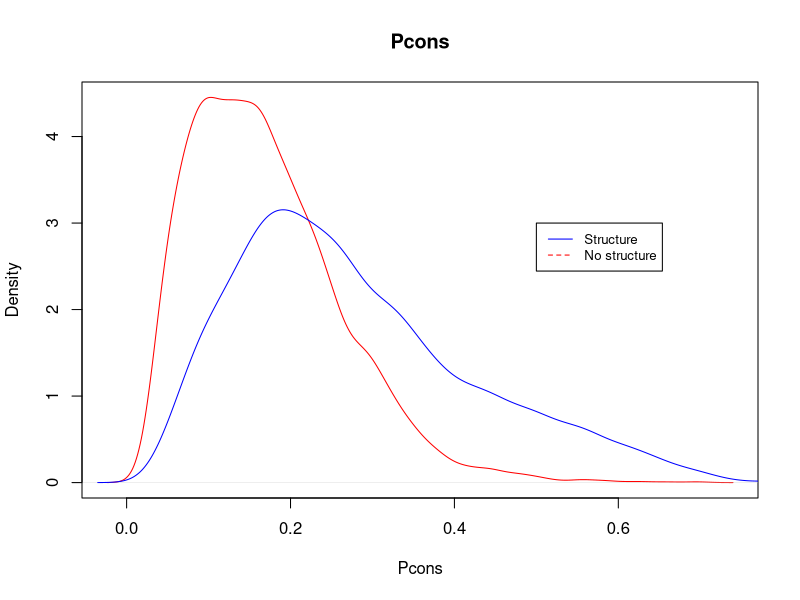
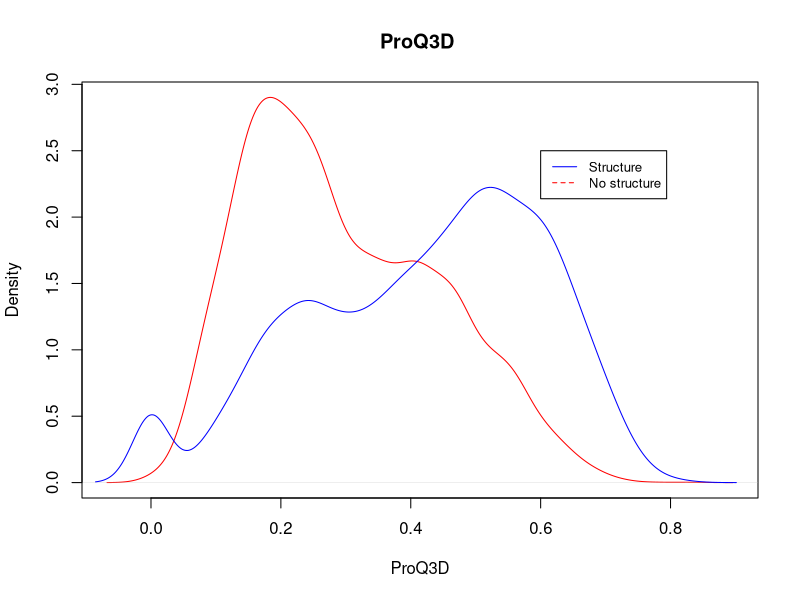
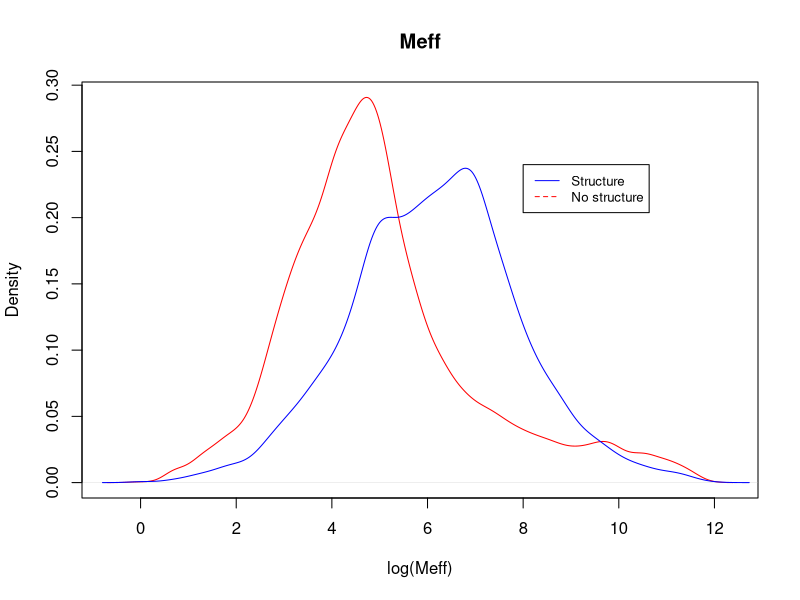
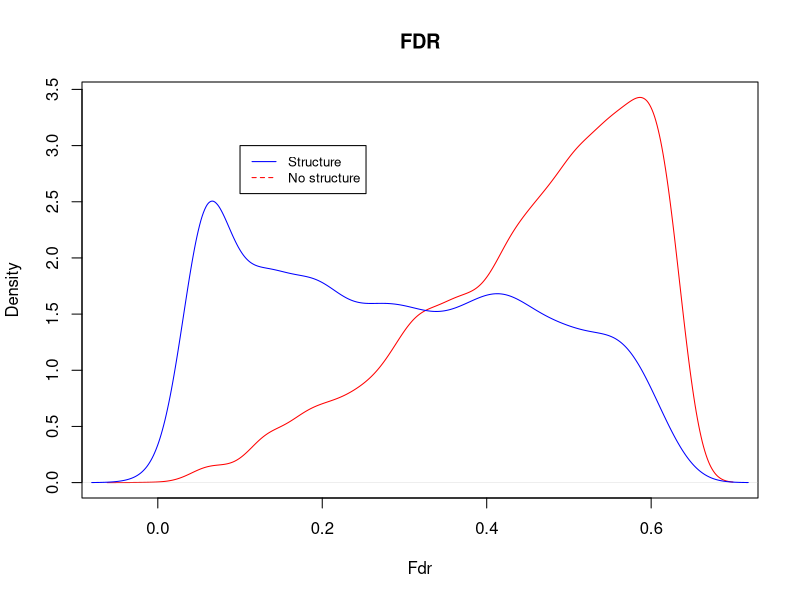
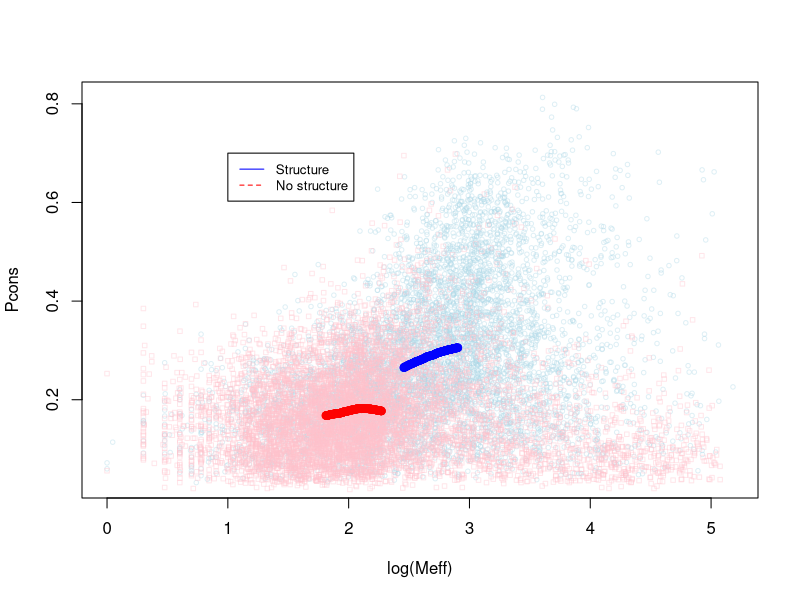
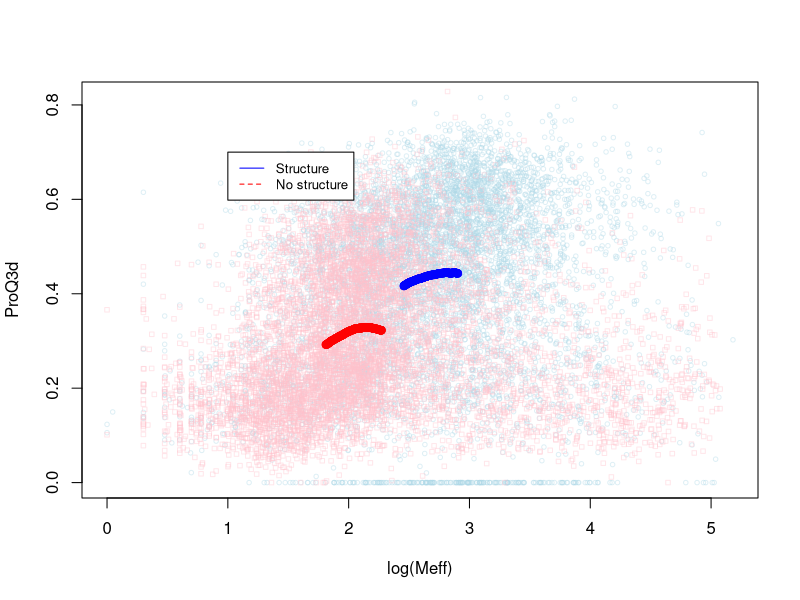

The R source for these figures, in order:

data<-read.csv("../stats.txt",header = TRUE, sep = ",")
structure=na.omit(data)
#nostruct=data[apply(is.na(data$TM), 1, any),]
nostruct=data[which(is.na(data$tm) &! is.na(data$fdr)),]
nostruct$logMeff=log(nostruct$Meff)
structure$logMeff=log(structure$Meff)

structPcons<-density(structure$pcons)
nostructPcons<-density(nostruct$pcons)
structProQ<-density(structure$proq3)
nostructProQ<-density(nostruct$proq3)
structMeff<-density(structure$Meff)
nostructMeff<-density(nostruct$Meff)
structlogMeff<-density(structure$logMeff)
nostructlogMeff<-density(nostruct$logMeff)
structFDR<-density(structure$fdr)
nostructFDR<-density(nostruct$fdr)

postscript("density_pcons.eps", width=8,height=8,paper="special",horizontal=F,onefile=F,colormodel="rgb")
plot(nostructPcons,main="Pcons", xlab="Pcons", ylab="Density",col="red")
lines(structPcons,col="blue")
legend(0.5,3, legend=c("Structure", "No structure"), col=c("blue", "red"), lty=1:2, cex=0.8)
dev.off()

postscript("density_proq.eps", width=8,height=8,paper="special",horizontal=F,onefile=F,colormodel="rgb")
plot(nostructProQ,main="ProQ3D ", xlab="ProQ3D", ylab="Density",col="red")
lines(structProQ,col="blue")
legend(0.6,2.5, legend=c("Structure", "No structure"), col=c("blue", "red"), lty=1:2, cex=0.8)
dev.off()

postscript("density_meff.eps", width=8,height=8,paper="special",horizontal=F,onefile=F,colormodel="rgb")
plot(nostructlogMeff,main="Meff", xlab="log(Meff)", ylab="Density",col="red")
lines(structlogMeff,col="blue")
legend(8,0.24, legend=c("Structure", "No structure"), col=c("blue", "red"), lty=1:2, cex=0.8)
dev.off()

postscript("density_fdr.eps", width=8,height=8,paper="special",horizontal=F,onefile=F,colormodel="rgb")
plot(nostructFDR,main="FDR", xlab="Fdr", ylab="Density",col="red")
lines(structFDR,col="blue")
legend(0.1,3, legend=c("Structure", "No structure"), col=c("blue", "red"), lty=1:2, cex=0.8)
dev.off()


ma <- function(x,n=5000){filter(x,rep(1/n,n), sides=2)}

library(scales)



#postscript("figures/meff-pcons.eps", width=8,height=8,paper="special",horizontal=F,onefile=F,colormodel="rgb")
cairo_ps(file = "figures/meff-pcons.eps", onefile = FALSE, fallback_resolution = 600)
plot(log10(structure$Meff),structure$pcons,,cex=0.6,col = alpha("lightblue", 0.4),xlab="log(Meff)",ylab="Pcons")
points(log10(nostruct$Meff),nostruct$pcons,cex=0.6,pch=0,col = alpha("pink", 0.4))
points(log10(structure$Meff[order(structure$Meff)]),ma(structure$pcons[order(structure$Meff)]), col=alpha("blue",0.2))
points(log10(nostruct$Meff[order(nostruct$Meff)]),ma(nostruct$pcons[order(nostruct$Meff)]), col=alpha("red",0.2))
legend(1,0.7, legend=c("Structure", "No structure"), col=c("blue", "red"), lty=1:2, cex=0.8)
dev.off()



#postscript("figures/meff-pcons.eps", width=8,height=8,paper="special",horizontal=F,onefile=F,colormodel="rgb")
cairo_ps(file = "figures/meff-proq3d.eps", onefile = FALSE, fallback_resolution = 600)
plot(log10(structure$Meff),structure$proq,,cex=0.6,col = alpha("lightblue", 0.4),xlab="log(Meff)",ylab="ProQ3d")
points(log10(nostruct$Meff),nostruct$proq,cex=0.6,pch=0,col = alpha("pink", 0.4))
points(log10(structure$Meff[order(structure$Meff)]),ma(structure$proq[order(structure$Meff)]), col=alpha("blue",0.2))
points(log10(nostruct$Meff[order(nostruct$Meff)]),ma(nostruct$proq[order(nostruct$Meff)]), col=alpha("red",0.2))
legend(1,0.7, legend=c("Structure", "No structure"), col=c("blue", "red"), lty=1:2, cex=0.8)
dev.off()

